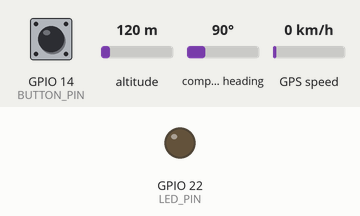
Simulated run of this sketch. Board: ESP32. Shown: output pins drawn as LEDs (lit = HIGH). The inputs (shaded band) are chosen by the test bench; at power-on: GPIO 14 (BUTTON_PIN) HIGH, altitude 120 m, compass heading 90°, GPS speed 0 km/h. The local clock reads 2024-03-15 10:24:30 at power-on unless the sketch sets it; storage starts empty; the GPS gets a fix after 3 s at 37.7749, -122.4194 with 8 satellites.

Above: at 2.7 s.
2.8 s: GPIO 14 (BUTTON_PIN) pulled LOW for 0.15 s
4.5 s: GPIO 14 (BUTTON_PIN) pulled LOW for 1 s
At 6.4 s:
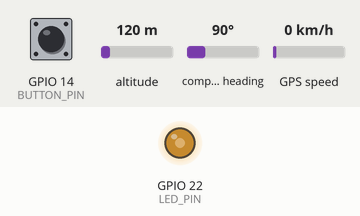
Timing chart, 0 to 15.4 s (numbered marks = the images above; inputs shaded):
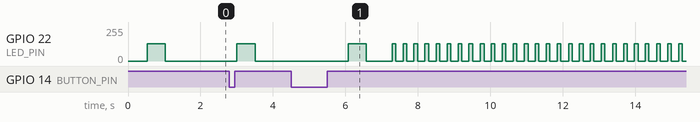

The sketch:

M5-AtomicGPS-ExampleCode-GPX-Elevation-ChatGPT-Coding.ino
```cpp
#include <TinyGPS++.h>
#include <SD.h>
#include <Wire.h>
#include <SPI.h>
#include <Button2.h>
#include <RTClib.h>

// Pin definitions
#define GPS_RX_PIN 16
#define GPS_TX_PIN 17
#define SD_CS_PIN 4
#define LED_PIN 22
#define BUTTON_PIN 14

TinyGPSPlus gps;
Button2 button;
RTC_DS3231 rtc;

bool isLogging = false;
File logFile;
String fileName;

// Function to get the current date in Sydney timezone
String getSydneyDate() {
  DateTime now = rtc.now();
  now = now + TimeSpan(36000); // Adjust for Sydney timezone (AEST, UTC +10)
  char buffer[30];
  sprintf(buffer, "%04d%02d%02d GPX Data.gpx", now.year(), now.month(), now.day());
  return String(buffer);
}

// Initialize the GPS module
void setupGPS() {
  Serial2.begin(9600, SERIAL_8N1, GPS_RX_PIN, GPS_TX_PIN);
}

// Initialize the SD card
bool setupSD() {
  if (!SD.begin(SD_CS_PIN)) {
    flashLED(128, 0, 128, 500); // Purple
    return false;
  }
  return true;
}

// Function to start logging
void startLogging() {
  if (!setupSD()) return;

  fileName = getSydneyDate();
  logFile = SD.open(fileName, FILE_WRITE);
  if (!logFile) {
    flashLED(128, 0, 128, 500); // Purple
    return;
  }

  logFile.println("<?xml version=\"1.0\" encoding=\"UTF-8\"?>");
  logFile.println("<gpx version=\"1.1\" creator=\"ATOM GPS Logger\">");
  logFile.println("<trk><name>ATOM GPS Track</name><trkseg>");

  isLogging = true;
  flashLED(0, 128, 0, 500); // Green
}

// Function to stop logging
void stopLogging() {
  if (logFile) {
    logFile.println("</trkseg></trk></gpx>");
    logFile.close();
  }
  isLogging = false;
  flashLED(128, 0, 0, 500); // Red
}

// Function to log GPS data
void logGPSData() {
  if (!gps.location.isValid() || !gps.speed.isValid() || !gps.altitude.isValid()) return;

  String gpxData = "<trkpt lat=\"" + String(gps.location.lat(), 6) + "\" lon=\"" + String(gps.location.lng(), 6) + "\">";
  gpxData += "<ele>" + String(gps.altitude.meters()) + "</ele>";
  gpxData += "<speed>" + String(gps.speed.kmph()) + "</speed>";
  gpxData += "</trkpt>";

  if (logFile) {
    logFile.println(gpxData);
    logFile.flush();
    flashLED(0, 0, 128, 100); // Blue
  } else {
    flashLED(128, 0, 128, 500); // Purple
  }
}

// LED flashing function
void flashLED(int red, int green, int blue, int duration) {
  // Adjust the LED brightness here if needed
  analogWrite(LED_PIN, red);
  delay(duration);
  analogWrite(LED_PIN, green);
  delay(duration);
  analogWrite(LED_PIN, blue);
  delay(duration);
  analogWrite(LED_PIN, 0);
}

// Setup function
void setup() {
  pinMode(LED_PIN, OUTPUT);

  button.begin(BUTTON_PIN);
  button.setTapHandler([](Button2 &b) {
    if (isLogging) {
      stopLogging();
    } else {
      startLogging();
    }
  });

  button.setDoubleClickHandler([](Button2 &b) {
    stopLogging();
    // Code to shut down the device if applicable
  });

  setupGPS();
  Wire.begin();
  rtc.begin();

  startLogging(); // Start logging automatically when the device is powered on
}

// Main loop function
void loop() {
  button.loop();

  while (Serial2.available() > 0) {
    gps.encode(Serial2.read());
  }

  if (isLogging) {
    logGPSData();
  }
}
```

Measured:
- after the input at 4.5 s, GPIO 22 (LED_PIN): goes 128/255 0.50 s, 0/255 0.72 s, 26 × (128/255 0.10 s, 0/255 0.20 s), 128/255 0.10 s, then 0/255, starting after 1.6 s
